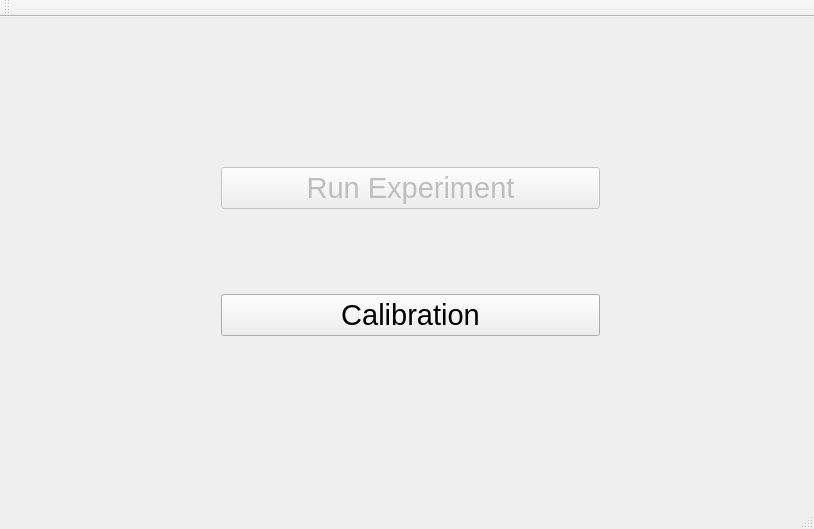
<?xml version="1.0" encoding="UTF-8"?>
<ui version="4.0">
 <class>TissueSpatialyzerClass</class>
 <widget class="QMainWindow" name="TissueSpatialyzerClass">
  <property name="geometry">
   <rect>
    <x>0</x>
    <y>0</y>
    <width>814</width>
    <height>529</height>
   </rect>
  </property>
  <property name="windowTitle">
   <string>TissueSpatialyzer</string>
  </property>
  <widget class="QWidget" name="centralWidget">
   <widget class="QWidget" name="">
    <property name="geometry">
     <rect>
      <x>210</x>
      <y>60</y>
      <width>401</width>
      <height>351</height>
     </rect>
    </property>
    <layout class="QVBoxLayout" name="verticalLayout">
     <item>
      <widget class="QPushButton" name="run_button">
       <property name="enabled">
        <bool>false</bool>
       </property>
       <property name="font">
        <font>
         <pointsize>22</pointsize>
        </font>
       </property>
       <property name="text">
        <string>Run Experiment</string>
       </property>
      </widget>
     </item>
     <item>
      <widget class="QPushButton" name="calibration_button">
       <property name="font">
        <font>
         <pointsize>22</pointsize>
        </font>
       </property>
       <property name="text">
        <string>Calibration</string>
       </property>
      </widget>
     </item>
    </layout>
   </widget>
  </widget>
  <widget class="QMenuBar" name="menuBar">
   <property name="geometry">
    <rect>
     <x>0</x>
     <y>0</y>
     <width>814</width>
     <height>22</height>
    </rect>
   </property>
  </widget>
  <widget class="QToolBar" name="mainToolBar">
   <attribute name="toolBarArea">
    <enum>TopToolBarArea</enum>
   </attribute>
   <attribute name="toolBarBreak">
    <bool>false</bool>
   </attribute>
  </widget>
  <widget class="QStatusBar" name="statusBar"/>
 </widget>
 <layoutdefault spacing="6" margin="11"/>
 <resources>
  <include location="TissueSpatialyzer.qrc"/>
 </resources>
 <connections/>
</ui>
